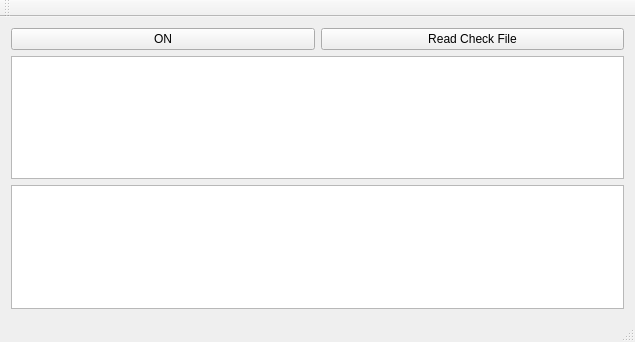
<?xml version="1.0" encoding="UTF-8"?>
<ui version="4.0">
 <class>MainWindow</class>
 <widget class="QMainWindow" name="MainWindow">
  <property name="geometry">
   <rect>
    <x>0</x>
    <y>0</y>
    <width>635</width>
    <height>342</height>
   </rect>
  </property>
  <property name="windowTitle">
   <string>MainWindow</string>
  </property>
  <widget class="QWidget" name="centralWidget">
   <layout class="QGridLayout" name="gridLayout">
    <item row="0" column="0">
     <widget class="QPushButton" name="btnOn">
      <property name="text">
       <string>ON</string>
      </property>
     </widget>
    </item>
    <item row="0" column="1">
     <widget class="QPushButton" name="btnReadFile">
      <property name="text">
       <string>Read Check File</string>
      </property>
     </widget>
    </item>
    <item row="1" column="0" colspan="2">
     <widget class="QListWidget" name="listCategorized">
      <property name="whatsThis">
       <string>lstCategorized</string>
      </property>
      <property name="alternatingRowColors">
       <bool>true</bool>
      </property>
      <property name="selectionMode">
       <enum>QAbstractItemView::MultiSelection</enum>
      </property>
     </widget>
    </item>
    <item row="2" column="0" colspan="2">
     <widget class="QListWidget" name="listUnCategorized">
      <property name="selectionMode">
       <enum>QAbstractItemView::MultiSelection</enum>
      </property>
     </widget>
    </item>
   </layout>
  </widget>
  <widget class="QMenuBar" name="menuBar">
   <property name="geometry">
    <rect>
     <x>0</x>
     <y>0</y>
     <width>635</width>
     <height>21</height>
    </rect>
   </property>
  </widget>
  <widget class="QToolBar" name="mainToolBar">
   <attribute name="toolBarArea">
    <enum>TopToolBarArea</enum>
   </attribute>
   <attribute name="toolBarBreak">
    <bool>false</bool>
   </attribute>
  </widget>
  <widget class="QStatusBar" name="statusBar"/>
 </widget>
 <layoutdefault spacing="6" margin="11"/>
 <resources/>
 <connections/>
</ui>
